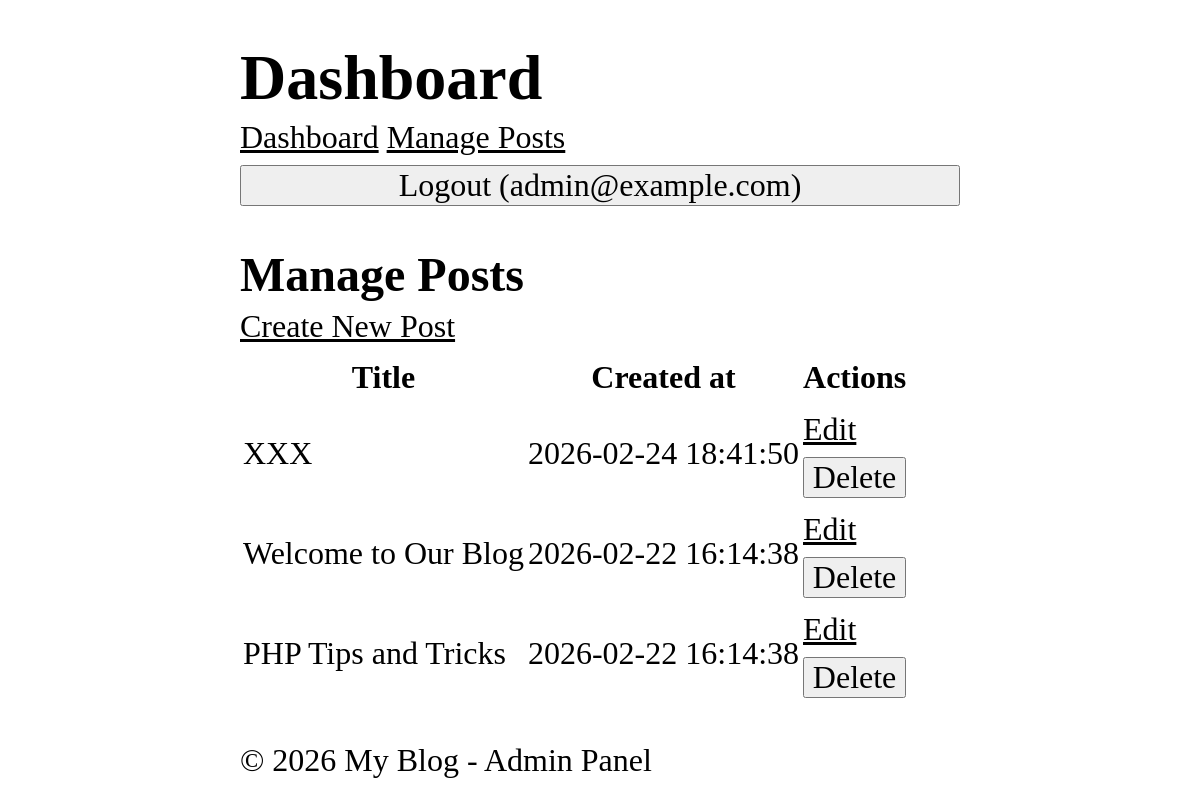
The app's page /admin/posts (signed in) with its own data.
### tables this page shows
CREATE TABLE users (
    id INTEGER PRIMARY KEY AUTOINCREMENT,
    name TEXT NOT NULL,
    email TEXT UNIQUE NOT NULL,
    password TEXT NOT NULL,
    role TEXT NOT NULL DEFAULT 'user',
    created_at DATETIME DEFAULT CURRENT_TIMESTAMP
);

CREATE TABLE posts (
    id INTEGER PRIMARY KEY AUTOINCREMENT,
    title TEXT NOT NULL,
    content TEXT NOT NULL,
    views INTEGER DEFAULT 0,
    user_id INTEGER NOT NULL,
    created_at DATETIME DEFAULT CURRENT_TIMESTAMP,
    FOREIGN KEY (user_id) REFERENCES users (id)
);

### core/View.php (called while the page is built, shortened)
<?php
class View {
    protected static $globals = [];
    public static function share(string $key, mixed $value): void {
        static::$globals[$key] = $value;
    }
    public static function render(string $template, array $data = [], ?string $layout = null): string {
        $data = [...static::$globals, ...$data];
        $content = static::renderTemplate(
            $template,
            $data
        );
        return static::renderLayout($layout, $data, $content);
    }
    protected static function renderTemplate(string $template, array $data): string {
        extract($data);
        $path = dirname(__DIR__). "/app/Views/$template.php";
        require $path;
        return ob_get_clean();
    }
    protected static function renderLayout(?string $template, array $data, string $content): string {
        extract([...$data, 'content' => $content]);
        $path = dirname(__DIR__). "/app/Views/$template.php";
        require $path;
        return ob_get_clean();
    }
}

### app/Controllers/Admin/PostController.php (called while the page is built, shortened)
<?php
class PostController {
    public function index() {
        $search = $_GET['search'] ?? null;
        $page = max(1, (int) ($_GET['page'] ?? 1));
        $limit = 10;
        $posts = Post::getRecent(
            limit: $limit,
            page: $page,
            search: $search
        );
        $total = Post::count($search);
        $totalPages = (int) ceil($total / $limit);
        return View::render(
           template: 'admin/post/index',
           data: [
               'posts' => $posts,
               'search' => $search,
               'page' => $page,
               'perPage' => $limit,
               'totalPages' => $totalPages
           ],
           layout: 'layouts/admin'
        );
    }
}

### app/Middlewares/Auth.php (called while the page is built, shortened)
<?php
class Auth implements Middleware {
  public function handle(callable $next) {
    return $next();
    }
}

### app/Middlewares/CSRF.php (called while the page is built, shortened)
<?php
class CSRF implements Middleware {
  public function handle(callable $next) {
    return $next();
    }
}

### app/Middlewares/View.php (called while the page is built, shortened)
<?php
class View implements Middleware {
    public function handle(callable $next) {
        CoreView::share('user', Auth::user());
        return $next();
    }
}

### core/App.php (called while the page is built, shortened)
<?php
class App {
    protected static $container = [];
    public static function bind(string $key, mixed $value): void {
        static::$container[$key] = $value;
    }
    public static function get(string $key): mixed {
        return static::$container[$key];
    }
}

### app/Models/Post.php (called while the page is built, shortened)
<?php
class Post extends Model {
    protected static string $table = 'posts';
    public static function getRecent(?int $limit = null, ?int $page = null, ?string $search = null) {
        $db = App::get('database');
        $query = "SELECT * FROM " . static::$table;
        $params = [];
        $query .= " ORDER BY created_at DESC";
        if($limit !== null) {
            $query .= " LIMIT ?";
            $params[] = $limit;
        }
        if($page !== null && $limit !== null) {
            $offset = ($page - 1) * $limit;
            $query .= " OFFSET ?";
            $params[] = $offset;
        }
        return $db->fetchAll($query, $params, static::class);
    }
}

### core/Database.php (called while the page is built, shortened)
<?php
class Database {
    protected $pdo;
    public function __construct(array $config) {
        try {
            $dsn = $this->createDsn($config);
            $username = $config['username'] ?? null;
            $password = $config['password'] ?? null;
            $options = $config['options'] ?? null;
            $this->pdo = new PDO($dsn, $username, $password, $options);
            $this->pdo->setAttribute(PDO::ATTR_ERRMODE, PDO::ERRMODE_EXCEPTION);
        } catch (PDOException $e) {
            throw new Exception("Could not connect to the database");
        }
    }
    protected function createDsn(array $config): string {
        $driver = $config['driver'];
        $dbname = $config['dbname'];
        return match($driver) {
            'sqlite' => "sqlite:$dbname",
            default => throw new Exception("Unsupported database driver: $driver")
        };
    }
    public function query(string $sql, array $params = []): PDOStatement {
        $stmt = $this->pdo->prepare($sql);
        $stmt->execute($params);
        return $stmt;
    }
    public function fetchAll(string $sql, array $params = [], ?string $className = null): array {
        $stmt = $this->query($sql, $params);
        return $className
            ? $stmt->fetchAll(PDO::FETCH_CLASS, $className)
            : $stmt->fetchAll(PDO::FETCH_ASSOC);
    }
    public function fetch(string $sql, array $params = [], ?string $className = null): mixed {
        $stmt = $this->query($sql, $params);
        $stmt->setFetchMode(
            $className ? PDO::FETCH_CLASS : PDO::FETCH_ASSOC, $className
        );
        return $stmt->fetch();
    }
}

### app/Services/Auth.php (called while the page is built, shortened)
<?php
class Auth {
    protected static $user = null;
    public static function user(): ?User {
        if(static::$user === null) {
            $userId = $_SESSION['user_id'] ?? null;
            static::$user = $userId
                ? User::find($userId)
                : RememberMe::user();
        }
        return static::$user;
    }
}

### app/Services/Authorization.php (called while the page is built, shortened)
<?php
class Authorization {
    public static function check(
        string $action, mixed $resource = null
    ): bool {
        $user = Auth::user();
        return match($action) {
            'dashboard' => in_array($user->role, ['admin', 'superadmin']),
            'edit_post', 'delete_post' => $resource instanceof Post
                && (($user->id===$resource->user_id)
                    || in_array($user->role, ['admin', 'superadmin'])),
            'comment', 'create_post' => true,
            default => false
        };
    }
}

### core/Model.php (called while the page is built, shortened)
<?php
abstract class Model {
    protected static string $table;
    public static function find(mixed $id): ?static {
        $db = App::get('database');
        return $db->fetch("SELECT * FROM " . static::$table . " WHERE id = ?", [$id], static::class);
    }
}

### public/index.php (called while the page is built, shortened)
<?php
$router = new Router();
$uri = parse_url($_SERVER['REQUEST_URI'], PHP_URL_PATH);
$method = $_SERVER['REQUEST_METHOD'];
$router->dispatch($uri, $method);

### app/Views/admin/post/index.php (the view, shortened to what this page needs)
<h2>Manage Posts</h2>
<a href="/admin/posts/create">Create New Post</a>
<table>
    <thead>
        <tr>
            <th>Title</th>
            <th>Created at</th>
            <th>Actions</th>
        </tr>
    </thead>
    <tbody>
    <?php foreach ($posts as $post) : ?>
        <tr>
            <td><?=htmlspecialchars($post->title) ?></td>
            <td><?= $post->created_at ?></td>
            <td>
                <a href="/admin/posts/<?= $post->id ?>/edit">Edit</a>
                <form action="/admin/posts/<?= $post->id ?>/delete" method ="POST">
                    <button type="submit" onclick="return confirm('Are you sure?')">Delete</button>
                </form>
            </td>
        </tr>
    <?php endforeach ?>
    </tbody>
</table>

### app/Views/layouts/admin.php (shortened to what this page needs)
<!DOCTYPE html>
<html lang="en">
<head>
    <link rel="stylesheet" href="/style.css"/>
</head>
<body>
    <header>
        <h1>Dashboard</h1>
    </header>
    <nav>
        <a href="/admin/dashboard">Dashboard</a>
        <a href="/admin/posts">Manage Posts</a>
        <form action="/logout" method="POST">
            <button>Logout (<?= $user->email ?>)</button>
        </form>
    </nav>
    <main>
        <?= $content ?>
    </main>
    <footer>
        <p>&copy; <?=date('Y')?> My Blog - Admin Panel</p>
    </footer>
</body>
</html>

### public/style.css (style rules this page uses)
*, *::before, *::after { box-sizing: border-box; }
html { -moz-text-size-adjust: none; -webkit-text-size-adjust: none; text-size-adjust: none; }
body, h1, h2, h3, h4, p, figure, blockquote, dl, dd { margin-block-end: 0; }
body { min-height: 100vh; line-height: 1.5; max-width: 60%; margin-left: auto; margin-right: auto; font-size: 2em; font-family: Cambria, Cochin, Georgia, Times, 'Times New Roman', serif; }
h1, h2, h3, h4, button, input, label { line-height: 1.1; }
h1, h2, h3, h4 { text-wrap: balance; }
a:not([class]) { text-decoration-skip-ink: auto; color: currentColor; }
input, button, textarea, select { font-family: inherit; font-size: inherit; width: 100%; }

### records on screen
users: email "admin@example.com"
posts: title "XXX", created_at "2026-02-24 18:41:50"
posts: title "Welcome to Our Blog", created_at "2026-02-22 16:14:38"
posts: title "PHP Tips and Tricks", created_at "2026-02-22 16:14:38"
